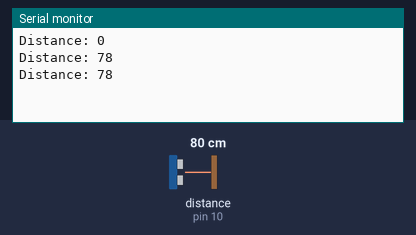
Bench run of a sketch on a simulated Arduino Uno, built with avr-gcc and run on an emulated ATmega328P. Parts: the last lines printed to the serial monitor. Wiring (inferred from the names in the program): ultrasonic range finder: trigger pin 9; echo pin 10. The inputs (shaded band) are chosen by the test bench; at power-on: distance to the obstacle (sensor on pin 10) 80 cm. The echo pulse lasts 58.3 µs per cm.

Above: at 1.8 s.
1.9 s: distance to the obstacle (sensor on pin 10) set to 2 cm
At 2.7 s:
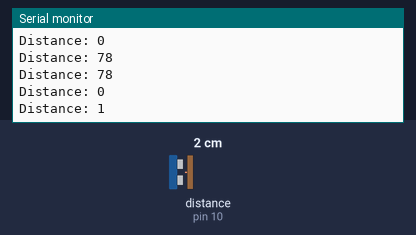
3.4 s: distance to the obstacle (sensor on pin 10) set to 4 cm
At 4.4 s:
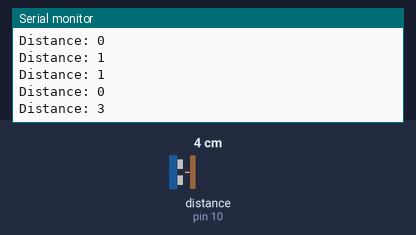
Timing chart, 0 to 6.4 s (numbered marks = the images above; inputs shaded):
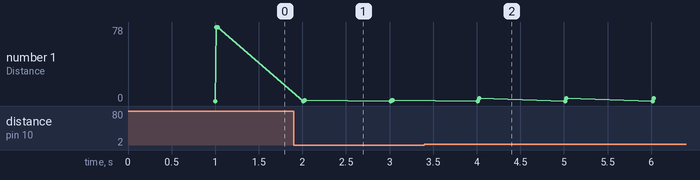

Measured:
- after the input at 1.9 s, the serial monitor: prints a new line after 0.12 s (image 1)
- after the input at 3.4 s, the serial monitor: prints a new line after 0.63 s (image 2)
- plotted number 1: 78 → 1 after the input at 1.9 s, 1 → 3 after the input at 3.4 s

The sketch:

test_sensoren.ino
```cpp
#define TRIGTIME 200
#define ECHOTIME 1000


// defines pins numbers
const int trigPin = 9;
const int echoPin = 10;

// defines variables
long duration;
int distance;

unsigned long time_1 = 0;
unsigned long time_2 = 0;

void setup() {
pinMode(trigPin, OUTPUT); // Sets the trigPin as an Output
pinMode(echoPin, INPUT); // Sets the echoPin as an Input
Serial.begin(9600); // Starts the serial communication
}

void loop() {
// Clears the trigPin
digitalWrite(trigPin, LOW);
if(millis() > time_1 + TRIGTIME){
        time_1 = millis();
        }

// Sets the trigPin on HIGH state for 10 micro seconds
digitalWrite(trigPin, HIGH);
if(millis() > time_2 + ECHOTIME){
        time_2 = millis();
        digitalWrite(trigPin, LOW);
        }

// Reads the echoPin, returns the sound wave travel time in microseconds
duration = pulseIn(echoPin, HIGH);

// Calculating the distance
distance= duration*0.034/2;

// Prints the distance on the Serial Monitor
Serial.print("Distance: ");
Serial.println(distance);

//test aanpassing github

}
```
